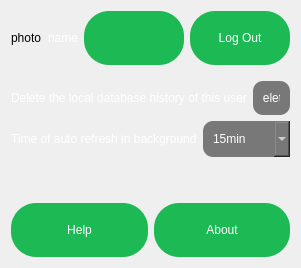
      <widget class="QWidget" name="page_5">
       <layout class="QVBoxLayout" name="verticalLayout_6">
        <item>
         <layout class="QHBoxLayout" name="horizontalLayout_7">
          <item>
           <widget class="QLabel" name="photoSettings">
            <property name="text">
             <string>photo</string>
            </property>
           </widget>
          </item>
          <item>
           <widget class="QLabel" name="nameSettings">
            <property name="styleSheet">
             <string notr="true">color: white;
font: bold 18px '://resources/fonts/Gotham-UltraItalic.otf';
</string>
            </property>
            <property name="text">
             <string>name</string>
            </property>
           </widget>
          </item>
          <item>
           <widget class="QPushButton" name="backFromSettings">
            <property name="styleSheet">
             <string notr="true">#backFromSettings{
color: white;
background-color:  #1db954;
border-radius: 25px;
  padding: 20px;
  width: 60px;
font: bold 14px '://resources/fonts/Gotham-UltraItalic.otf';
 }
#backFromSettings:hover {
	background-color: #3AE476;
 }
#backFromSettings:pressed{
	background-color: #2BB85D;
}</string>
            </property>
            <property name="text">
             <string/>
            </property>
           </widget>
          </item>
          <item>
           <widget class="QPushButton" name="logout_button">
            <property name="styleSheet">
             <string notr="true">#logout_button{
color: white;
background-color:  #1db954;
border-radius: 25px;
  padding: 20px;
  width: 60px;
font: bold 14px '://resources/fonts/Gotham-UltraItalic.otf';
 }
#logout_button:hover {
	background-color: #3AE476;
 }
#logout_button:pressed{
	background-color: #2BB85D;
}</string>
            </property>
            <property name="text">
             <string>Log Out</string>
            </property>
           </widget>
          </item>
         </layout>
        </item>
        <item>
         <spacer name="verticalSpacer_9">
          <property name="orientation">
           <enum>Qt::Vertical</enum>
          </property>
          <property name="sizeType">
           <enum>QSizePolicy::Minimum</enum>
          </property>
          <property name="sizeHint" stdset="0">
           <size>
            <width>20</width>
            <height>10</height>
           </size>
          </property>
         </spacer>
        </item>
        <item>
         <layout class="QHBoxLayout" name="horizontalLayout_8">
          <item>
           <widget class="QLabel" name="label_3">
            <property name="styleSheet">
             <string notr="true">color: white;
font: bold 14px '://resources/fonts/GothamLight.ttf';
</string>
            </property>
            <property name="text">
             <string>Delete the local database history of this user</string>
            </property>
           </widget>
          </item>
          <item>
           <widget class="QPushButton" name="delete_history">
            <property name="styleSheet">
             <string notr="true">#delete_history {
color: white;
background-color:  #787878;
	font: bold 14px '://resources/fonts/Gotham-UltraItalic.otf';
border-radius: 10px;
padding: 10px;
width: 10px;
 }
#delete_history:hover {
	background-color: #999999;
 }</string>
            </property>
            <property name="text">
             <string>Delete</string>
            </property>
           </widget>
          </item>
         </layout>
        </item>
        <item>
         <layout class="QHBoxLayout" name="horizontalLayout_13">
          <item>
           <widget class="QLabel" name="label_7">
            <property name="styleSheet">
             <string notr="true">color: white;
font: bold 14px '://resources/fonts/GothamLight.ttf';
</string>
            </property>
            <property name="text">
             <string>Time of auto refresh in background</string>
            </property>
           </widget>
          </item>
          <item>
           <widget class="QComboBox" name="auto_refresh">
            <property name="styleSheet">
             <string notr="true">#auto_refresh {
color: white;
background-color:  #787878;
	font: bold 14px '://resources/fonts/Gotham-UltraItalic.otf';
border-radius: 10px;
padding: 10px;
width: 10px;
 }
#auto_refresh:hover {
	background-color: #999999;
 }</string>
            </property>
            <item>
             <property name="text">
              <string>15min</string>
             </property>
            </item>
            <item>
             <property name="text">
              <string>30min</string>
             </property>
            </item>
            <item>
             <property name="text">
              <string>45min</string>
             </property>
            </item>
            <item>
             <property name="text">
              <string>1hr</string>
             </property>
            </item>
            <item>
             <property name="text">
              <string>2hrs</string>
             </property>
            </item>
            <item>
             <property name="text">
              <string>Turn Off</string>
             </property>
            </item>
           </widget>
          </item>
         </layout>
        </item>
        <item>
         <spacer name="verticalSpacer_12">
          <property name="orientation">
           <enum>Qt::Vertical</enum>
          </property>
          <property name="sizeHint" stdset="0">
           <size>
            <width>20</width>
            <height>40</height>
           </size>
          </property>
         </spacer>
        </item>
        <item>
         <layout class="QHBoxLayout" name="horizontalLayout_9">
          <item>
           <widget class="QPushButton" name="helpsettings">
            <property name="styleSheet">
             <string notr="true">#helpsettings{
color: white;
background-color:  #1db954;
border-radius: 25px;
  padding: 20px;
  width: 60px;
font: bold 14px '://resources/fonts/Gotham-UltraItalic.otf';
 }
#helpsettings:hover {
	background-color: #3AE476;
 }
#helpsettings:pressed{
	background-color: #2BB85D;
}</string>
            </property>
            <property name="text">
             <string>Help</string>
            </property>
           </widget>
          </item>
          <item>
           <widget class="QPushButton" name="aboutsettings">
            <property name="styleSheet">
             <string notr="true">#aboutsettings{
color: white;
background-color:  #1db954;
border-radius: 25px;
  padding: 20px;
  width: 60px;
font: bold 14px '://resources/fonts/Gotham-UltraItalic.otf';
 }
#aboutsettings:hover {
	background-color: #3AE476;
 }
#aboutsettings:pressed{
	background-color: #2BB85D;
}</string>
            </property>
            <property name="text">
             <string>About</string>
            </property>
           </widget>
          </item>
         </layout>
        </item>
       </layout>
      </widget>
